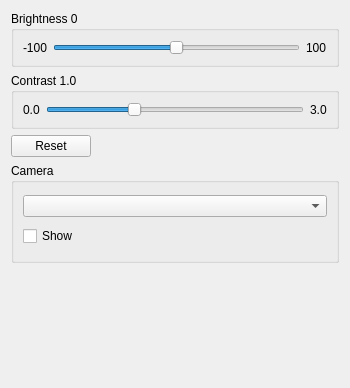
<?xml version="1.0" encoding="UTF-8"?>
<ui version="4.0">
 <class>ImageControls</class>
 <widget class="QWidget" name="ImageControls">
  <property name="geometry">
   <rect>
    <x>0</x>
    <y>0</y>
    <width>350</width>
    <height>388</height>
   </rect>
  </property>
  <property name="minimumSize">
   <size>
    <width>350</width>
    <height>0</height>
   </size>
  </property>
  <property name="windowTitle">
   <string>Form</string>
  </property>
  <layout class="QVBoxLayout" name="verticalLayout_3">
   <item>
    <widget class="QGroupBox" name="groupBrightness">
     <property name="title">
      <string>Brightness 0</string>
     </property>
     <layout class="QVBoxLayout" name="verticalLayout_2">
      <item>
       <layout class="QHBoxLayout" name="horizontalLayout">
        <item>
         <widget class="QLabel" name="label">
          <property name="text">
           <string>-100</string>
          </property>
         </widget>
        </item>
        <item>
         <widget class="QSlider" name="sliderBrightness">
          <property name="minimum">
           <number>-100</number>
          </property>
          <property name="maximum">
           <number>100</number>
          </property>
          <property name="orientation">
           <enum>Qt::Horizontal</enum>
          </property>
         </widget>
        </item>
        <item>
         <widget class="QLabel" name="label_2">
          <property name="text">
           <string>100</string>
          </property>
         </widget>
        </item>
       </layout>
      </item>
     </layout>
    </widget>
   </item>
   <item>
    <widget class="QGroupBox" name="groupContrast">
     <property name="title">
      <string>Contrast 1.0</string>
     </property>
     <layout class="QVBoxLayout" name="verticalLayout">
      <item>
       <layout class="QHBoxLayout" name="horizontalLayout_2">
        <item>
         <widget class="QLabel" name="label_3">
          <property name="text">
           <string>0.0</string>
          </property>
         </widget>
        </item>
        <item>
         <widget class="QSlider" name="sliderContrast">
          <property name="maximum">
           <number>300</number>
          </property>
          <property name="sliderPosition">
           <number>100</number>
          </property>
          <property name="orientation">
           <enum>Qt::Horizontal</enum>
          </property>
         </widget>
        </item>
        <item>
         <widget class="QLabel" name="label_4">
          <property name="text">
           <string>3.0</string>
          </property>
         </widget>
        </item>
       </layout>
      </item>
     </layout>
    </widget>
   </item>
   <item>
    <layout class="QHBoxLayout" name="horizontalLayout_3">
     <item>
      <widget class="QPushButton" name="resetButton">
       <property name="text">
        <string>Reset</string>
       </property>
      </widget>
     </item>
     <item>
      <spacer name="horizontalSpacer">
       <property name="orientation">
        <enum>Qt::Horizontal</enum>
       </property>
       <property name="sizeHint" stdset="0">
        <size>
         <width>40</width>
         <height>20</height>
        </size>
       </property>
      </spacer>
     </item>
    </layout>
   </item>
   <item>
    <widget class="QGroupBox" name="groupBox">
     <property name="minimumSize">
      <size>
       <width>0</width>
       <height>100</height>
      </size>
     </property>
     <property name="title">
      <string>Camera</string>
     </property>
     <layout class="QVBoxLayout" name="verticalLayout_4">
      <item>
       <widget class="QComboBox" name="cameraList"/>
      </item>
      <item>
       <widget class="QCheckBox" name="cameraShow">
        <property name="text">
         <string>Show</string>
        </property>
       </widget>
      </item>
     </layout>
    </widget>
   </item>
   <item>
    <spacer name="verticalSpacer">
     <property name="orientation">
      <enum>Qt::Vertical</enum>
     </property>
     <property name="sizeHint" stdset="0">
      <size>
       <width>20</width>
       <height>247</height>
      </size>
     </property>
    </spacer>
   </item>
  </layout>
 </widget>
 <resources/>
 <connections>
  <connection>
   <sender>sliderBrightness</sender>
   <signal>valueChanged(int)</signal>
   <receiver>ImageControls</receiver>
   <slot>onSliderValueChanged(int)</slot>
   <hints>
    <hint type="sourcelabel">
     <x>126</x>
     <y>46</y>
    </hint>
    <hint type="destinationlabel">
     <x>167</x>
     <y>2</y>
    </hint>
   </hints>
  </connection>
  <connection>
   <sender>sliderContrast</sender>
   <signal>valueChanged(int)</signal>
   <receiver>ImageControls</receiver>
   <slot>onSliderValueChanged(int)</slot>
   <hints>
    <hint type="sourcelabel">
     <x>250</x>
     <y>104</y>
    </hint>
    <hint type="destinationlabel">
     <x>196</x>
     <y>124</y>
    </hint>
   </hints>
  </connection>
  <connection>
   <sender>resetButton</sender>
   <signal>clicked()</signal>
   <receiver>ImageControls</receiver>
   <slot>onReset()</slot>
   <hints>
    <hint type="sourcelabel">
     <x>40</x>
     <y>136</y>
    </hint>
    <hint type="destinationlabel">
     <x>41</x>
     <y>183</y>
    </hint>
   </hints>
  </connection>
 </connections>
 <slots>
  <slot>onSliderValueChanged(int)</slot>
  <slot>onReset()</slot>
 </slots>
</ui>
